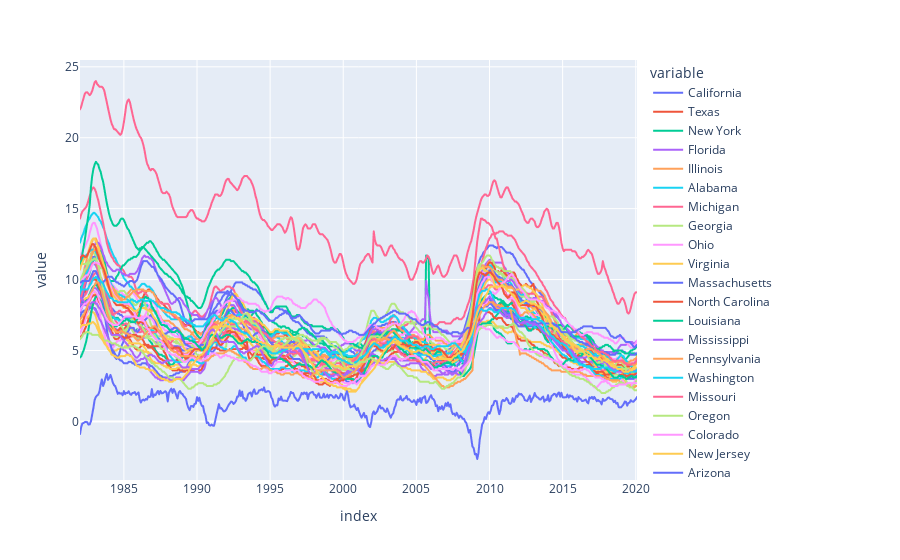

Notebook code for this chart:
### Markdown cell above
**Plotting Unemployement State dataframe**
- Plotly will filter out states.

### Code cell
px.line(unemp_states)

### Figure 1 — Plotly figure (JSON) as saved in the notebook; plotly's stock layout.template omitted (floating-point values rounded to 4 significant figures; data arrays with more than 128 entries replaced by an {"elided": "..."} marker saying what was removed)
{"data": [{"hovertemplate": "variable=California<br>index=%{x}<br>value=%{y}<extra></extra>", "legendgroup": "California", "line": {"color": "#636efa", "dash": "solid"}, "marker": {"symbol": "circle"}, "mode": "lines", "name": "California", "showlegend": true, "type": "scattergl", "x": {"elided": "458 str values"}, "xaxis": "x", "y": {"elided": "458 float values"}, "yaxis": "y"}, {"hovertemplate": "variable=Texas<br>index=%{x}<br>value=%{y}<extra></extra>", "legendgroup": "Texas", "line": {"color": "#EF553B", "dash": "solid"}, "marker": {"symbol": "circle"}, "mode": "lines", "name": "Texas", "showlegend": true, "type": "scattergl", "x": {"elided": "458 str values"}, "xaxis": "x", "y": {"elided": "458 float values"}, "yaxis": "y"}, {"hovertemplate": "variable=New York<br>index=%{x}<br>value=%{y}<extra></extra>", "legendgroup": "New York", "line": {"color": "#00cc96", "dash": "solid"}, "marker": {"symbol": "circle"}, "mode": "lines", "name": "New York", "showlegend": true, "type": "scattergl", "x": {"elided": "458 str values"}, "xaxis": "x", "y": {"elided": "458 float values"}, "yaxis": "y"}, {"hovertemplate": "variable=Florida<br>index=%{x}<br>value=%{y}<extra></extra>", "legendgroup": "Florida", "line": {"color": "#ab63fa", "dash": "solid"}, "marker": {"symbol": "circle"}, "mode": "lines", "name": "Florida", "showlegend": true, "type": "scattergl", "x": {"elided": "458 str values"}, "xaxis": "x", "y": {"elided": "458 float values"}, "yaxis": "y"}, {"hovertemplate": "variable=Illinois<br>index=%{x}<br>value=%{y}<extra></extra>", "legendgroup": "Illinois", "line": {"color": "#FFA15A", "dash": "solid"}, "marker": {"symbol": "circle"}, "mode": "lines", "name": "Illinois", "showlegend": true, "type": "scattergl", "x": {"elided": "458 str values"}, "xaxis": "x", "y": {"elided": "458 float values"}, "yaxis": "y"}, {"hovertemplate": "variable=Alabama<br>index=%{x}<br>value=%{y}<extra></extra>", "legendgroup": "Alabama", "line": {"color": "#19d3f3", "dash": "solid"}, "marker": {"symbol": "circle"}, "mode": "lines", "name": "Alabama", "showlegend": true, "type": "scattergl", "x": {"elided": "458 str values"}, "xaxis": "x", "y": {"elided": "458 float values"}, "yaxis": "y"}, {"hovertemplate": "variable=Michigan<br>index=%{x}<br>value=%{y}<extra></extra>", "legendgroup": "Michigan", "line": {"color": "#FF6692", "dash": "solid"}, "marker": {"symbol": "circle"}, "mode": "lines", "name": "Michigan", "showlegend": true, "type": "scattergl", "x": {"elided": "458 str values"}, "xaxis": "x", "y": {"elided": "458 float values"}, "yaxis": "y"}, {"hovertemplate": "variable=Georgia<br>index=%{x}<br>value=%{y}<extra></extra>", "legendgroup": "Georgia", "line": {"color": "#B6E880", "dash": "solid"}, "marker": {"symbol": "circle"}, "mode": "lines", "name": "Georgia", "showlegend": true, "type": "scattergl", "x": {"elided": "458 str values"}, "xaxis": "x", "y": {"elided": "458 float values"}, "yaxis": "y"}, {"hovertemplate": "variable=Ohio<br>index=%{x}<br>value=%{y}<extra></extra>", "legendgroup": "Ohio", "line": {"color": "#FF97FF", "dash": "solid"}, "marker": {"symbol": "circle"}, "mode": "lines", "name": "Ohio", "showlegend": true, "type": "scattergl", "x": {"elided": "458 str values"}, "xaxis": "x", "y": {"elided": "458 float values"}, "yaxis": "y"}, {"hovertemplate": "variable=Virginia<br>index=%{x}<br>value=%{y}<extra></extra>", "legendgroup": "Virginia", "line": {"color": "#FECB52", "dash": "solid"}, "marker": {"symbol": "circle"}, "mode": "lines", "name": "Virginia", "showlegend": true, "type": "scattergl", "x": {"elided": "458 str values"}, "xaxis": "x", "y": {"elided": "458 float values"}, "yaxis": "y"}, {"hovertemplate": "variable=Massachusetts<br>index=%{x}<br>value=%{y}<extra></extra>", "legendgroup": "Massachusetts", "line": {"color": "#636efa", "dash": "solid"}, "marker": {"symbol": "circle"}, "mode": "lines", "name": "Massachusetts", "showlegend": true, "type": "scattergl", "x": {"elided": "458 str values"}, "xaxis": "x", "y": {"elided": "458 float values"}, "yaxis": "y"}, {"hovertemplate": "variable=North Carolina<br>index=%{x}<br>value=%{y}<extra></extra>", "legendgroup": "North Carolina", "line": {"color": "#EF553B", "dash": "solid"}, "marker": {"symbol": "circle"}, "mode": "lines", "name": "North Carolina", "showlegend": true, "type": "scattergl", "x": {"elided": "458 str values"}, "xaxis": "x", "y": {"elided": "458 float values"}, "yaxis": "y"}, {"hovertemplate": "variable=Louisiana<br>index=%{x}<br>value=%{y}<extra></extra>", "legendgroup": "Louisiana", "line": {"color": "#00cc96", "dash": "solid"}, "marker": {"symbol": "circle"}, "mode": "lines", "name": "Louisiana", "showlegend": true, "type": "scattergl", "x": {"elided": "458 str values"}, "xaxis": "x", "y": {"elided": "458 float values"}, "yaxis": "y"}, {"hovertemplate": "variable=Mississippi<br>index=%{x}<br>value=%{y}<extra></extra>", "legendgroup": "Mississippi", "line": {"color": "#ab63fa", "dash": "solid"}, "marker": {"symbol": "circle"}, "mode": "lines", "name": "Mississippi", "showlegend": true, "type": "scattergl", "x": {"elided": "458 str values"}, "xaxis": "x", "y": {"elided": "458 float values"}, "yaxis": "y"}, {"hovertemplate": "variable=Pennsylvania<br>index=%{x}<br>value=%{y}<extra></extra>", "legendgroup": "Pennsylvania", "line": {"color": "#FFA15A", "dash": "solid"}, "marker": {"symbol": "circle"}, "mode": "lines", "name": "Pennsylvania", "showlegend": true, "type": "scattergl", "x": {"elided": "458 str values"}, "xaxis": "x", "y": {"elided": "458 float values"}, "yaxis": "y"}, {"hovertemplate": "variable=Washington<br>index=%{x}<br>value=%{y}<extra></extra>", "legendgroup": "Washington", "line": {"color": "#19d3f3", "dash": "solid"}, "marker": {"symbol": "circle"}, "mode": "lines", "name": "Washington", "showlegend": true, "type": "scattergl", "x": {"elided": "458 str values"}, "xaxis": "x", "y": {"elided": "458 float values"}, "yaxis": "y"}, {"hovertemplate": "variable=Missouri<br>index=%{x}<br>value=%{y}<extra></extra>", "legendgroup": "Missouri", "line": {"color": "#FF6692", "dash": "solid"}, "marker": {"symbol": "circle"}, "mode": "lines", "name": "Missouri", "showlegend": true, "type": "scattergl", "x": {"elided": "458 str values"}, "xaxis": "x", "y": {"elided": "458 float values"}, "yaxis": "y"}, {"hovertemplate": "variable=Oregon<br>index=%{x}<br>value=%{y}<extra></extra>", "legendgroup": "Oregon", "line": {"color": "#B6E880", "dash": "solid"}, "marker": {"symbol": "circle"}, "mode": "lines", "name": "Oregon", "showlegend": true, "type": "scattergl", "x": {"elided": "458 str values"}, "xaxis": "x", "y": {"elided": "458 float values"}, "yaxis": "y"}, {"hovertemplate": "variable=Colorado<br>index=%{x}<br>value=%{y}<extra></extra>", "legendgroup": "Colorado", "line": {"color": "#FF97FF", "dash": "solid"}, "marker": {"symbol": "circle"}, "mode": "lines", "name": "Colorado", "showlegend": true, "type": "scattergl", "x": {"elided": "458 str values"}, "xaxis": "x", "y": {"elided": "458 float values"}, "yaxis": "y"}, {"hovertemplate": "variable=New Jersey<br>index=%{x}<br>value=%{y}<extra></extra>", "legendgroup": "New Jersey", "line": {"color": "#FECB52", "dash": "solid"}, "marker": {"symbol": "circle"}, "mode": "lines", "name": "New Jersey", "showlegend": true, "type": "scattergl", "x": {"elided": "458 str values"}, "xaxis": "x", "y": {"elided": "458 float values"}, "yaxis": "y"}, {"hovertemplate": "variable=Arizona<br>index=%{x}<br>value=%{y}<extra></extra>", "legendgroup": "Arizona", "line": {"color": "#636efa", "dash": "solid"}, "marker": {"symbol": "circle"}, "mode": "lines", "name": "Arizona", "showlegend": true, "type": "scattergl", "x": {"elided": "458 str values"}, "xaxis": "x", "y": {"elided": "458 float values"}, "yaxis": "y"}, {"hovertemplate": "variable=Minnesota<br>index=%{x}<br>value=%{y}<extra></extra>", "legendgroup": "Minnesota", "line": {"color": "#EF553B", "dash": "solid"}, "marker": {"symbol": "circle"}, "mode": "lines", "name": "Minnesota", "showlegend": true, "type": "scattergl", "x": {"elided": "458 str values"}, "xaxis": "x", "y": {"elided": "458 float values"}, "yaxis": "y"}, {"hovertemplate": "variable=West Virginia<br>index=%{x}<br>value=%{y}<extra></extra>", "legendgroup": "West Virginia", "line": {"color": "#00cc96", "dash": "solid"}, "marker": {"symbol": "circle"}, "mode": "lines", "name": "West Virginia", "showlegend": true, "type": "scattergl", "x": {"elided": "458 str values"}, "xaxis": "x", "y": {"elided": "458 float values"}, "yaxis": "y"}, {"hovertemplate": "variable=Maryland<br>index=%{x}<br>value=%{y}<extra></extra>", "legendgroup": "Maryland", "line": {"color": "#ab63fa", "dash": "solid"}, "marker": {"symbol": "circle"}, "mode": "lines", "name": "Maryland", "showlegend": true, "type": "scattergl", "x": {"elided": "458 str values"}, "xaxis": "x", "y": {"elided": "458 float values"}, "yaxis": "y"}, {"hovertemplate": "variable=Kentucky<br>index=%{x}<br>value=%{y}<extra></extra>", "legendgroup": "Kentucky", "line": {"color": "#FFA15A", "dash": "solid"}, "marker": {"symbol": "circle"}, "mode": "lines", "name": "Kentucky", "showlegend": true, "type": "scattergl", "x": {"elided": "458 str values"}, "xaxis": "x", "y": {"elided": "458 float values"}, "yaxis": "y"}, {"hovertemplate": "variable=Wisconsin<br>index=%{x}<br>value=%{y}<extra></extra>", "legendgroup": "Wisconsin", "line": {"color": "#19d3f3", "dash": "solid"}, "marker": {"symbol": "circle"}, "mode": "lines", "name": "Wisconsin", "showlegend": true, "type": "scattergl", "x": {"elided": "458 str values"}, "xaxis": "x", "y": {"elided": "458 float values"}, "yaxis": "y"}, {"hovertemplate": "variable=Nevada<br>index=%{x}<br>value=%{y}<extra></extra>", "legendgroup": "Nevada", "line": {"color": "#FF6692", "dash": "solid"}, "marker": {"symbol": "circle"}, "mode": "lines", "name": "Nevada", "showlegend": true, "type": "scattergl", "x": {"elided": "458 str values"}, "xaxis": "x", "y": {"elided": "458 float values"}, "yaxis": "y"}, {"hovertemplate": "variable=South Carolina<br>index=%{x}<br>value=%{y}<extra></extra>", "legendgroup": "South Carolina", "line": {"color": "#B6E880", "dash": "solid"}, "marker": {"symbol": "circle"}, "mode": "lines", "name": "South Carolina", "showlegend": true, "type": "scattergl", "x": {"elided": "458 str values"}, "xaxis": "x", "y": {"elided": "458 float values"}, "yaxis": "y"}, {"hovertemplate": "variable=the District of Columbia<br>index=%{x}<br>value=%{y}<extra></extra>", "legendgroup": "the District of Columbia", "line": {"color": "#FF97FF", "dash": "solid"}, "marker": {"symbol": "circle"}, "mode": "lines", "name": "the District of Columbia", "showlegend": true, "type": "scattergl", "x": {"elided": "458 str values"}, "xaxis": "x", "y": {"elided": "458 float values"}, "yaxis": "y"}, {"hovertemplate": "variable=Tennessee<br>index=%{x}<br>value=%{y}<extra></extra>", "legendgroup": "Tennessee", "line": {"color": "#FECB52", "dash": "solid"}, "marker": {"symbol": "circle"}, "mode": "lines", "name": "Tennessee", "showlegend": true, "type": "scattergl", "x": {"elided": "458 str values"}, "xaxis": "x", "y": {"elided": "458 float values"}, "yaxis": "y"}, {"hovertemplate": "variable=Alaska<br>index=%{x}<br>value=%{y}<extra></extra>", "legendgroup": "Alaska", "line": {"color": "#636efa", "dash": "solid"}, "marker": {"symbol": "circle"}, "mode": "lines", "name": "Alaska", "showlegend": true, "type": "scattergl", "x": {"elided": "458 str values"}, "xaxis": "x", "y": {"elided": "458 float values"}, "yaxis": "y"}, {"hovertemplate": "variable=Indiana<br>index=%{x}<br>value=%{y}<extra></extra>", "legendgroup": "Indiana", "line": {"color": "#EF553B", "dash": "solid"}, "marker": {"symbol": "circle"}, "mode": "lines", "name": "Indiana", "showlegend": true, "type": "scattergl", "x": {"elided": "458 str values"}, "xaxis": "x", "y": {"elided": "458 float values"}, "yaxis": "y"}, {"hovertemplate": "variable=Oklahoma<br>index=%{x}<br>value=%{y}<extra></extra>", "legendgroup": "Oklahoma", "line": {"color": "#00cc96", "dash": "solid"}, "marker": {"symbol": "circle"}, "mode": "lines", "name": "Oklahoma", "showlegend": true, "type": "scattergl", "x": {"elided": "458 str values"}, "xaxis": "x", "y": {"elided": "458 float values"}, "yaxis": "y"}, {"hovertemplate": "variable=Delaware<br>index=%{x}<br>value=%{y}<extra></extra>", "legendgroup": "Delaware", "line": {"color": "#ab63fa", "dash": "solid"}, "marker": {"symbol": "circle"}, "mode": "lines", "name": "Delaware", "showlegend": true, "type": "scattergl", "x": {"elided": "458 str values"}, "xaxis": "x", "y": {"elided": "458 float values"}, "yaxis": "y"}, {"hovertemplate": "variable=Utah<br>index=%{x}<br>value=%{y}<extra></extra>", "legendgroup": "Utah", "line": {"color": "#FFA15A", "dash": "solid"}, "marker": {"symbol": "circle"}, "mode": "lines", "name": "Utah", "showlegend": true, "type": "scattergl", "x": {"elided": "458 str values"}, "xaxis": "x", "y": {"elided": "458 float values"}, "yaxis": "y"}, {"hovertemplate": "variable=Arkansas<br>index=%{x}<br>value=%{y}<extra></extra>", "legendgroup": "Arkansas", "line": {"color": "#19d3f3", "dash": "solid"}, "marker": {"symbol": "circle"}, "mode": "lines", "name": "Arkansas", "showlegend": true, "type": "scattergl", "x": {"elided": "458 str values"}, "xaxis": "x", "y": {"elided": "458 float values"}, "yaxis": "y"}, {"hovertemplate": "variable=Puerto Rico<br>index=%{x}<br>value=%{y}<extra></extra>", "legendgroup": "Puerto Rico", "line": {"color": "#FF6692", "dash": "solid"}, "marker": {"symbol": "circle"}, "mode": "lines", "name": "Puerto Rico", "showlegend": true, "type": "scattergl", "x": {"elided": "458 str values"}, "xaxis": "x", "y": {"elided": "458 float values"}, "yaxis": "y"}, {"hovertemplate": "variable=Hawaii<br>index=%{x}<br>value=%{y}<extra></extra>", "legendgroup": "Hawaii", "line": {"color": "#B6E880", "dash": "solid"}, "marker": {"symbol": "circle"}, "mode": "lines", "name": "Hawaii", "showlegend": true, "type": "scattergl", "x": {"elided": "458 str values"}, "xaxis": "x", "y": {"elided": "458 float values"}, "yaxis": "y"}, {"hovertemplate": "variable=Iowa<br>index=%{x}<br>value=%{y}<extra></extra>", "legendgroup": "Iowa", "line": {"color": "#FF97FF", "dash": "solid"}, "marker": {"symbol": "circle"}, "mode": "lines", "name": "Iowa", "showlegend": true, "type": "scattergl", "x": {"elided": "458 str values"}, "xaxis": "x", "y": {"elided": "458 float values"}, "yaxis": "y"}, {"hovertemplate": "variable=Connecticut<br>index=%{x}<br>value=%{y}<extra></extra>", "legendgroup": "Connecticut", "line": {"color": "#FECB52", "dash": "solid"}, "marker": {"symbol": "circle"}, "mode": "lines", "name": "Connecticut", "showlegend": true, "type": "scattergl", "x": {"elided": "458 str values"}, "xaxis": "x", "y": {"elided": "458 float values"}, "yaxis": "y"}, {"hovertemplate": "variable=Leading Index for the United States<br>index=%{x}<br>value=%{y}<extra></extra>", "legendgroup": "Leading Index for the United States", "line": {"color": "#636efa", "dash": "solid"}, "marker": {"symbol": "circle"}, "mode": "lines", "name": "Leading Index for the United States", "showlegend": true, "type": "scattergl", "x": {"elided": "458 str values"}, "xaxis": "x", "y": {"elided": "458 float values"}, "yaxis": "y"}], "layout": {"legend": {"title": {"text": "variable"}, "tracegroupgap": 0}, "margin": {"t": 60}, "xaxis": {"anchor": "y", "domain": [0, 1], "title": {"text": "index"}}, "yaxis": {"anchor": "x", "domain": [0, 1], "title": {"text": "value"}}}}
